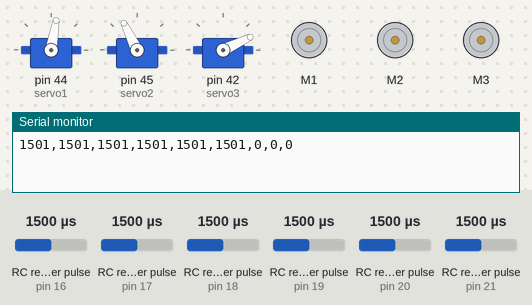
The sketch below on a simulated Arduino Mega 2560, built with avr-gcc and run on an emulated ATmega2560. Parts: 3 × servo, 3 × DC motor (green arrow = forward, orange = backward, longer = faster), the last lines printed to the serial monitor. Wiring (inferred from the names in the program): 6 × RC receiver channel: data pin 16 / data pin 17 / data pin 18 / data pin 19 / data pin 20 / data pin 21. Inputs (shaded band) come from the test bench; at power-on: RC receiver pulse (sensors on pin 20, pin 18, pin 16, pin 21, pin 17, pin 19) 1500 µs.

Above: at 4.2 s.
4.3 s: RC receiver pulse (sensor on pin 20) set to 1020 µs
At 5.1 s:
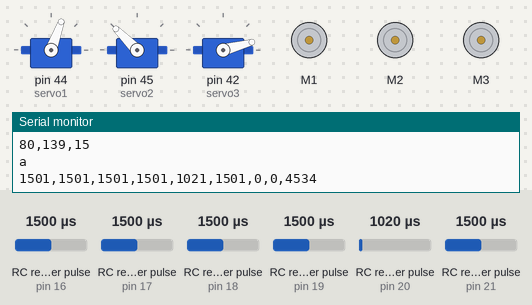
7.3 s: RC receiver pulse (sensor on pin 18) set to 1250 µs
At 9.81 s:
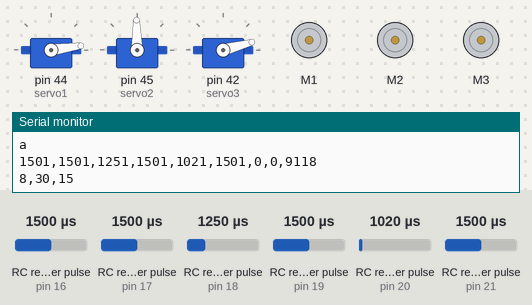
10.3 s: RC receiver pulse (sensor on pin 16) set to 1020 µs
At 13.1 s:
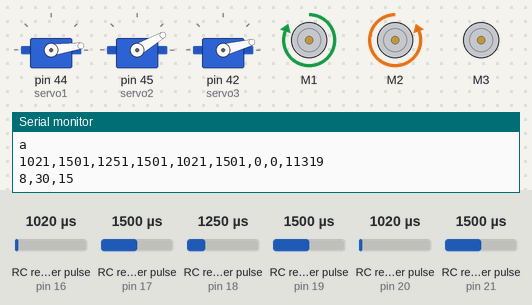
13.3 s: RC receiver pulse (sensor on pin 21) set to 1980 µs
At 14.4 s:
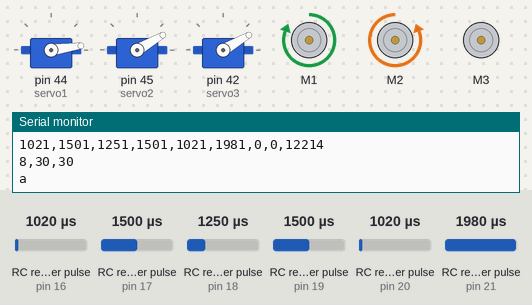
15.0 s: RC receiver pulse (sensor on pin 20) set to 1110 µs
At 16.8 s:
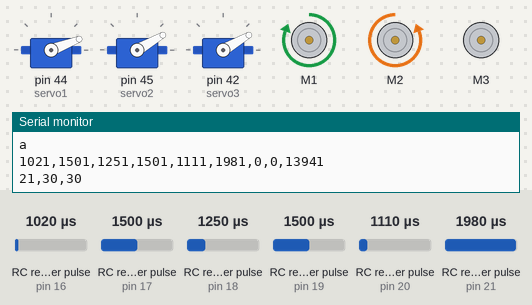
18.0 s: RC receiver pulse (sensor on pin 17) set to 1385 µs
19.5 s: RC receiver pulse (sensor on pin 17) set to 1361 µs
At 19.9 s:
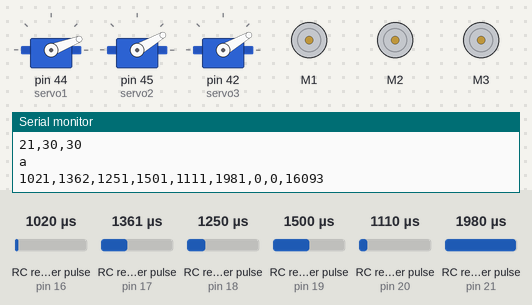
Timing chart, 0 to 22.0 s (numbered marks = the images above; inputs shaded):
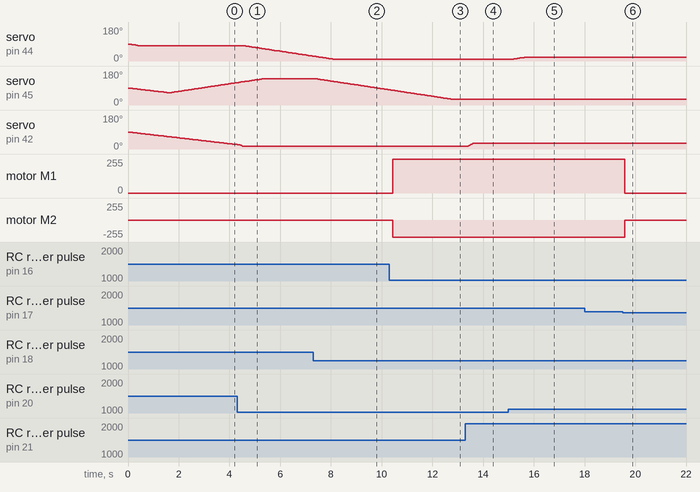

Measured:
- the behaviour switches between 1369 and 1368 µs on RC receiver pulse (sensor on pin 17) (found by bisection; images 5 and 6)
- after the input at 4.3 s, servo on pin 44 (servo1): moves from 80° to 26° over 2.6 s, starting after 0.33 s
- after the input at 7.3 s, servo on pin 45 (servo2): moves from 139° to 81° over 2.8 s, starting after 0.13 s
- after the input at 10.3 s, motor M1: stopped → forward 255/255 after 0.14 s; motor M2: stopped → backward 255/255 after 0.14 s
- after the input at 13.3 s, servo on pin 42 (servo3): moves from 15° to 30° over 0.18 s, starting after 0.11 s
- after the input at 15.0 s, servo on pin 44 (servo1): moves from 8° to 21° over 0.60 s, starting after 0.11 s
- after the input at 19.5 s, motor M1: forward 255/255 → stopped after 0.08 s; motor M2: backward 255/255 → stopped after 0.08 s

The sketch:

Arduino_code.ino
```cpp
#include <AFMotor.h>
#include <VarSpeedServo.h>

VarSpeedServo servo1;
VarSpeedServo servo2;
VarSpeedServo servo3;

AF_DCMotor motorL(1);
AF_DCMotor motorR(2);
AF_DCMotor motorA(3);

int channelport[6] = {16,17,18,19,20,21};

unsigned long lastTime = 0;  // 最後に動作を実行した時間を記録する変数 time of last mode change
const unsigned long cooldownTime = 700;

int ch[6];  //each channel value

int Ch1;  //remapped channel value
int Ch2;
int Ch3;
int Ch4;
int Ch5;
int Ch6;

int maxangle_UD = 270;
int minangle_UD = 0;
int maxangle_BF = 160;
int minangle_BF = 5;
int maxangle_gripper = 32;

int mode = 0;

void mode1(int Ch2,int Ch4,int Ch3);  //DC motor controll mode(ch2 for back and forward, ch4 for posture)
void modeA(int ch1,int Ch3,int Ch5,int Ch6);  //arm mode

int map2(int value,int old_small,int old_big,int new_small,int new_big);  //remapping value

void setup() {
  // put your setup code here, to run once:
  servo1.attach(44);  //BF
  servo2.attach(45);  //UD
  servo3.attach(42);  //gripper
  motorL.run(RELEASE);
  motorR.run(RELEASE);
  motorA.run(RELEASE);
  servo1.write(10,10);
  servo2.write(10,10);
  servo3.write(10,10);

  for(int i = 0; i < 6; i++){
  pinMode(channelport[i], INPUT);
  }


  Serial.begin(9600);

}

void loop() {
  // put your main code here, to run repeatedly:
  unsigned long currentTime = millis();  // time-value of now
  static int count = 0;
  static int Ch3_past = 0;

  noInterrupts();

  for(int i = 0; i < 6; i++){
    ch[i] = pulseIn(channelport[i], HIGH);
  }
  interrupts();

  Ch1 = map2(ch[0], 1180, 1800, -255, 255);
  Ch2 = map2(ch[1], 1180, 1800, -255, 255);
  if(ch[2] <= 1100){
    Ch3 = Ch3_past;
  }else{
    Ch3 = map2(ch[2], 1180, 1800, -255, 255);
    Ch3_past = Ch3;
  }
  Ch4 = map2(ch[3], 1100, 1900, -255, 255);
  Ch5 = map2(ch[4], 1000, 2030, -255, 255);
  Ch6 = map2(ch[5], 1000, 2030, -255, 255);

  String p1 = ",";
  int dift = currentTime - lastTime;
  Serial.println(ch[0]+p1+ch[1]+p1+ch[2]+p1+ch[3]+p1+ch[4]+p1+ch[5]+p1+mode+p1+count+p1+dift);
  if (980 <= ch[2] && ch[2] <= 1020 && currentTime - lastTime >= cooldownTime){
    if(count >= 3){
      mode++; //cooldown takes 3000ms
      count = 0;
      lastTime = currentTime;
      motorL.run(RELEASE);
      motorR.run(RELEASE);
    }
    count++;
  }else{
    count = 0;
  }

  if (mode%2 == 0){
    modeALL(Ch1, Ch2, Ch3, Ch4, Ch5, Ch6);
  }else{
    modeAccurateAll(Ch1, Ch2, Ch3, Ch4, Ch5, Ch6);
  }


}

//mode function

void mode1(int Ch1, int Ch2, int Ch3){  //DC motor controll mode(ch2 for back and forward, ch4 for posture)
  //base controll(rotate and back and force are controlled respectively)
  int sp_BF, sp_LR, sp_Base;
  //controll bot
  sp_BF = abs(Ch2);
  sp_LR = abs(Ch1);
  if (abs(Ch1) < 100 && abs(Ch2) > 100){
    motorL.setSpeed(sp_BF);
    motorR.setSpeed(sp_BF);
    if (Ch2 > 0){
      motorR.run(BACKWARD);
      motorL.run(BACKWARD);
    } else{
      motorR.run(FORWARD);
      motorL.run(FORWARD);
    }
  } else if(abs(Ch1) > 100 && abs(Ch2) > 100){
    //skip
    motorL.run(RELEASE);
    motorR.run(RELEASE);

  } else if(abs(Ch1) > 100 && abs(Ch2) < 100){
    motorL.setSpeed(sp_LR);
    motorR.setSpeed(sp_LR);
    if(Ch1 < 0){
      motorL.run(FORWARD);
      motorR.run(BACKWARD);
    } else{
      motorL.run(BACKWARD);
      motorR.run(FORWARD);
    }

  } else{
    //skip
    motorL.run(RELEASE);
    motorR.run(RELEASE);
  }
  motorA.setSpeed(sp_Base);

  //decide motor state

  if(abs(Ch3) < 50){
    motorA.run(RELEASE);
    Serial.println("a");
  } else if(Ch3 <= -50){
    motorA.run(BACKWARD);
    Serial.println(sp_Base);
  } else{
    motorA.run(FORWARD);
  }

}


void modeA(int Ch1,int Ch3,int Ch5,int Ch6){  //arm mode
  int angleUD, angleBF, angle_gripper;
  static int temp0=0, temp1=0, temp2=0;
  int maxangle_UD = 270;
  int minangle_UD = 0;
  int maxangle_BF = 160;
  int minangle_BF = 5;

  //controll servomotor
  angleBF = map2(Ch5, -255, 255, minangle_BF, maxangle_BF);
  angleUD = map2(Ch3, -255, 255, 0, maxangle_UD);
  angle_gripper = map2(Ch6, -255, 255, 0, maxangle_gripper);

  if(abs(angleBF - temp0) > 0){
    servo1.write(angleBF, 13);
    delay(abs(angleBF - temp0) * 20);
    temp0 = angleBF;
  }
  if(abs(angleUD - temp1) > 0){
    servo2.write(angleUD, 13);
    delay(abs(angleUD - temp1) * 20);
    temp1 = angleUD;
  }
  if(abs(angle_gripper - temp2) > 0){
    servo3.write(angle_gripper, 50);
    delay(abs(angle_gripper - temp2) * 10);
    temp2 = angle_gripper;
  }

  //controll arm base
  int Ch1_remap = map2(Ch1, -255, 255, -175, 175);
  motorA.setSpeed(abs(Ch1_remap));
  if(abs(Ch1_remap) < 50){
    motorA.run(RELEASE);
  } else if(Ch1_remap <= -50){
    motorA.run(BACKWARD);
  } else{
    motorA.run(FORWARD);
  }
  String p1 = ",";
  Serial.println(angleBF+p1+angleUD+p1+angle_gripper);


}

void modeAccurate(int Ch1,int Ch3,int Ch5,int Ch6){  //arm mode
  int angleUD, angleBF, angle_gripper;
  static int temp0=0, temp1=0, temp2=0;
  minangle_BF = 40;
  maxangle_BF = 80;
  minangle_UD = 15;
  maxangle_UD = 90;

  //controll servomotor
  angleBF = map2(Ch5, -255, 255, minangle_BF, maxangle_BF);
  angleUD = map2(Ch3, -255, 255, minangle_UD, maxangle_UD);
  angle_gripper = map2(Ch6, -255, 255, 0, maxangle_gripper);

  if(abs(angleBF - temp0) > 0){
    servo1.write(angleBF, 30);
    delay(abs(angleBF - temp0) * 10);
    temp0 = angleBF;
  }
  if(abs(angleUD - temp1) > 0){
    servo2.write(angleUD, 30);
    delay(abs(angleUD - temp1) * 10);
    temp1 = angleUD;
  }
  if(abs(angle_gripper - temp2) > 0){
    servo3.write(angle_gripper, 50);
    delay(abs(angle_gripper - temp2) * 10);
    temp2 = angle_gripper;
  }

  //controll arm base
  int Ch1_remap = map2(Ch1, -255, 255, -175, 175);
  motorA.setSpeed(abs(Ch1_remap));
  if(abs(Ch1_remap) < 50){
    motorA.run(RELEASE);
  } else if(Ch1_remap <= -50){
    motorA.run(BACKWARD);
  } else{
    motorA.run(FORWARD);
  }
  String p1 = ",";
  Serial.println(angleBF+p1+angleUD+p1+angle_gripper);


}

void modeALL(int Ch1, int Ch2, int Ch3, int Ch4, int Ch5, int Ch6){
  modeA(0, Ch3, Ch5, Ch6);
  mode1(Ch1, Ch2, 0);
}

void modeAccurateAll(int Ch1, int Ch2, int Ch3, int Ch4, int Ch5, int Ch6){
  modeAccurate(0, Ch3, Ch5, Ch6);
  mode1(Ch1, Ch2, 0);
}

//function
int map2(int value, int old_small, int old_big, int new_small, int new_big) { //remapping value
    int x = map(value, old_small, old_big, new_small, new_big);
    // check
    if (x > new_big) {
        x = new_big;
    } else if (x < new_small) {
        x = new_small;
    }

    return x;
}
```
